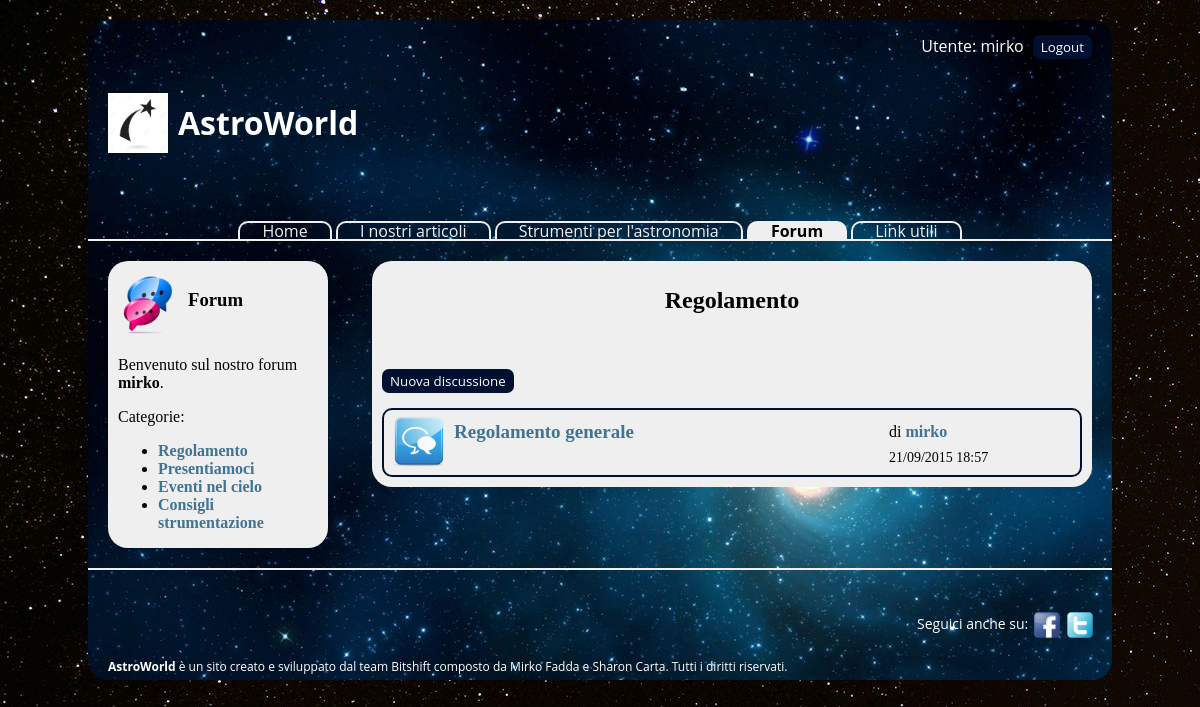
Screenshot of /index.php?page=forum&subpage=categoria&id=1 (signed in) with the database file from the repository.
### tables this page shows
CREATE TABLE IF NOT EXISTS `categorie` (
  `id` bigint(20) unsigned NOT NULL AUTO_INCREMENT,
  `nome` varchar(128) DEFAULT NULL,
  UNIQUE KEY `id` (`id`)
);

CREATE TABLE IF NOT EXISTS `discussioni` (
  `id` bigint(20) unsigned NOT NULL AUTO_INCREMENT,
  `data` datetime DEFAULT NULL,
  `titolo` varchar(128) DEFAULT NULL,
  `categoria_id` bigint(20) unsigned DEFAULT NULL,
  `creatore_id` bigint(20) unsigned DEFAULT NULL,
  UNIQUE KEY `id` (`id`),
  KEY `creatore_fk` (`creatore_id`),
  KEY `categoria_fk` (`categoria_id`)
);

CREATE TABLE IF NOT EXISTS `utenti` (
  `id` bigint(20) unsigned NOT NULL AUTO_INCREMENT,
  `username` varchar(128) DEFAULT NULL,
  `password` varchar(128) DEFAULT NULL,
  `eta` int(11) DEFAULT NULL,
  `sesso` varchar(128) DEFAULT NULL,
  `email` varchar(128) DEFAULT NULL,
  `citta` varchar(128) DEFAULT NULL,
  `ruolo` int(11) DEFAULT NULL,
  UNIQUE KEY `id` (`id`),
  UNIQUE KEY `id_2` (`id`)
);

### php/controller/ControllerForum.php (called while the page is built, shortened)
<?php
include_once("php/model/Categoria.php");
include_once("php/model/Discussione.php");
class ControllerForum extends ControllerBase{
    public function gestisciOperazioni(&$request){
        $vista = ImpostaPagina::creaIstanza();
        if(isset($request['subpage'])){
            switch($request['subpage']){
                case 'categoria':
                    if(isset($request['submit-newdisc'])){
                        $id_categoria = $request['idCategoria'];
                        $nome_categoria = $request['nomeCategoria'];
                        $this->mostraCreaDiscussione($vista);
                        $listaCategorie = $this->mostraForum($vista);
                    } else{
                        if(!isset($request['id'])){
                            include("php/view/contenutoNonTrovato.php");
                            exit();
                        } else{
                            $categoria = $this->mostraCategoria($vista, $request['id']);
                            $listaCategorie = $this->mostraForum($vista);
                        }
                    }
                    break;
            }
        }
        include ("php/view/master.php");
    }
	protected function mostraCategoria(ImpostaPagina $vista, $id){
	    $categoria = Categoria::caricaCategoria($id);
	    if($categoria)
            $categoria->setListaDiscussioni(Discussione::caricaElencoDiscussioni($id));
        return $categoria;
    }
    protected function mostraForum(ImpostaPagina $vista){
	    return Categoria::caricaElencoCategorie();
    }
}
?>

### php/model/Categoria.php (called while the page is built, shortened)
<?php
class Categoria{
    private $id;
    private $nome;
    private $listaDiscussioni;
    public function setId($id){
        if(filter_var($id, FILTER_VALIDATE_INT)){
            $this->id = $id;
        }
    }
    public function getId(){
        return $this->id;
    }
    public function setNome($nome){
        $this->nome = $nome;
    }
    public function getNome(){
        return $this->nome;
    }
    public function setListaDiscussioni($lista){
        $this->listaDiscussioni = $lista;
    }
    public function getListaDiscussioni(){
        return $this->listaDiscussioni;
    }
    public static function creaCategoriaDaArray($array){
        $categoria = new Categoria();
        if(isset($array['id'])){
            $categoria->setId($array['id']);
        }
        $categoria->setNome($array['nome']);
        return $categoria;
    }
    public static function caricaCategoria($id){
        $db = Database::caricaDatabase();
        $client = $db->connetti();
        $statement = $client->stmt_init();
        $query = "SELECT id, nome FROM categorie WHERE id = ?";
        $statement->prepare($query);
        if(!$statement->bind_param("i", $id)){
            error_log("[caricaCategoria] Errore nel binding dei parametri nella query");
            $client->close();
            return null;
        }
        if(!$statement->execute()){
            error_log("[caricaCategoria] Errore nell'esecuzione della query");
            $client->close();
            return null;
        }
        $risultato = array();
        if(!$statement->bind_result($risultato['id'], $risultato['nome'])){
            error_log("[caricaCategoria] Errore nel binding dei risultati");
            $client->close();
            return null;
        }
        if($statement->fetch()){
            $categoria = Categoria::creaCategoriaDaArray($risultato);
            return $categoria;
        } else{
            $statement->close();
            $client->close();
            return false;
        }
    }
    public static function caricaElencoCategorie(){
        $db = Database::caricaDatabase();
        $client = $db->connetti();
        $query = "SELECT id, nome FROM categorie";
        $risultato = $client->query($query);
        if($risultato->num_rows > 0){
            while($categoria = $risultato->fetch_array()){
                $listaCategorie[] = Categoria::creaCategoriaDaArray($categoria);
            }
            return $listaCategorie;
        } else{
            $client->close();
            return false;
        }
    }
}
?>

### php/model/Discussione.php (called while the page is built, shortened)
<?php
class Discussione{
    private $id;
	private $titolo;
	private $nome_utente;
	private $dataOra;
	public function setId($id){
	    if(filter_var($id, FILTER_VALIDATE_INT)){
            $this->id = $id;
        }
	}
	public function getId(){
	    return $this->id;
	}
	public function setNomeUtente($nome){
		$this->nome_utente = $nome;
	}
	public function getNomeUtente(){
		return $this->nome_utente;
	}
	public function setDataOra($dataOra){
		$this->dataOra = $dataOra;
	}
	public function getDataOra(){
		return $this->dataOra;
	}
	public function setTitolo($titolo){
		$this->titolo = $titolo;
	}
	public function getTitolo(){
		return $this->titolo;
	}
	public static function creaDiscussioneDaArray($array){
	    $discussione = new Discussione();
	    if(isset($array['id'])){
	        $discussione->setId($array['id']);
	    }
	    $discussione->setTitolo($array['titolo']);
	    $discussione->setNomeUtente($array['nome_utente']);
	    $discussione->setDataOra($array['data']);
	    return $discussione;
	}
	public static function caricaElencoDiscussioni($id){
        $db = Database::caricaDatabase();
        $client = $db->connetti();
        $statement = $client->stmt_init();
        $query = "SELECT discussioni.id, discussioni.titolo, DATE_FORMAT(discussioni.data, '%d/%m/%Y %H:%i') as data_it, utenti.username ";
        $query .= "FROM discussioni ";
        $query .= "JOIN utenti ON utenti.id = discussioni.creatore_id ";
        $query .= "JOIN categorie ON categorie.id = discussioni.categoria_id ";
        $query .= "WHERE categorie.id = ? ";
        $query .= "ORDER BY discussioni.data";
        $statement->prepare($query);
        $risultato = array();
        if(!$statement->bind_result($risultato['id'], $risultato['titolo'],  $risultato['data'], $risultato['nome_utente'])){
            error_log("[caricaElencoDiscussioni] Errore nel binding dei risultati");
            $client->close();
            return null;
        }
        if($statement->fetch()){
            do{
                $discussione = Discussione::creaDiscussioneDaArray($risultato);
                $listaDiscussioni[] = $discussione;
            } while($statement->fetch());
            return $listaDiscussioni;
        } else{
            $statement->close();
            $client->close();
            return false;
        }
	}
}
?>

### php/view/forum/categoria-content.php (the view, shortened to what this page needs)
<div id="titoloContent">
    <h1><?= $categoria->getNome() ?></h1>
</div>
<div class="form" id="newDisc">
    <?php
    if(($categoria->getNome() == 'Regolamento') && ($_SESSION['userRole'] == 2)){
        echo "";
    } else{
    ?>
    <form method="post" action="index.php?page=forum&subpage=categoria">
        <input class="button" id="nuovaDiscussione" name="submit-newdisc" type="submit" value="Nuova discussione"/>
    </form>
    <?php
    }
    ?>
</div>
<?php
    $discussioni = $categoria->getListaDiscussioni();
    if(!isset($discussioni)){
    ?>
        <p>
            <?= "Impossibile caricare la lista delle discussioni" ?>
        </p>
    <?php
    }
    else if($discussioni == false){
        ?>
        <p>
            <?= "Non sono presenti discussioni per questa categoria" ?>
        </p>
        <?php
        } else{
            ?>
            <div id="listaDiscussioni">
                <ul>
                <?php
                foreach($discussioni as $discussione){
                ?>
                    <div class="contenitoreVoce">
                        <li class="voceSingola">
                            <a href="index.php?page=forum&subpage=discussione&id=<?=$discussione->getId()?>">
                                <?=$discussione->getTitolo()?>
                            </a>
                        </li>
                        <p class="creatore"> di <span><?=$discussione->getNomeUtente()?></span></p>
                        <p class="dataOra"><span><?=$discussione->getDataOra()?></span></p>
                    </div>
                <?php
                }
                ?>
                </ul>
            </div>
        <?php
        }
        ?>

### php/view/forum/sidebar.php
<div class="titoloSidebar" id="forumSide">
    <h3> Forum </h3>
</div>
<p>
   	Benvenuto sul nostro forum
   	<?php
   	    if(isset($_SESSION['userLogged']))
   	        echo "<strong>".$_SESSION['userLogged']."</strong>";
   	?>.
</p>
<p>
    Categorie:
    <?php
    if(!isset($listaCategorie)){
    ?>
        <p>
            <?= "Impossibile caricare la lista delle categorie." ?>
        </p>
    <?php
    } else if($listaCategorie == false){
         ?>
              <p>
                  <?= "Non sono presenti categorie." ?>
              </p>
         <?php
         } else{
         ?>
   	        <ul id="categorieSidebar">
   	        <?php
   	        foreach($listaCategorie as $category){
   	            ?>
   	            <li><a href="index.php?page=forum&subpage=categoria&id=<?=$category->getId()?>">
   	                   <?=$category->getNome()?>
   	                </a>
   	            </li>
   	        <?php
   	        }
   	        ?>
   	        </ul>
   	     <?php
   	     }
   	     ?>
</p>

### css/astro.css (style rules this page uses)
body { background-image: url("../images/sky.jpg"); font-family: "Open Sans", Arial, sans-serif; }
div.titoloSidebar { position: relative; top: -5px; height: 60px; line-height: 50px; padding-left: 70px; color: black; }
div#forumSide { background-image: url("../images/forum.png"); background-repeat: no-repeat; background-size: 60px 60px; }
ul#categorieSidebar a:link { font-weight: bold; color: #417394; text-decoration: none; }
div#titoloContent { font-size: 12px; text-align: center; }
div#content p { text-align: justify; padding-top: 5px; }
div.form form { margin-top: 20px; }
.button { font-family: "Open Sans", Arial, sans-serif; color: white; border-style: solid; border-color: #001030; border-radius: 7px; background-color: #001030; width:auto; height: auto; margin: 5px; }
div.form#newDisc { margin-top: 50px; }
.button#nuovaDiscussione { margin-left: 0px; }
div#listaDiscussioni { position: relative; margin-top: 10px; border: 2px solid #001030; border-radius: 10px; padding-left: 5px; padding-right: 5px; }
div#listaDiscussioni ul { position: relative; margin: 0px; padding: 0px; }
div.contenitoreVoce { position: relative; border-bottom: 1px solid #001030; top: 1px; height: 64px; }
li.voceSingola { position: absolute; width: 450px; height: 54px; top: 0px; left: 0px; list-style-type: none; background-image: url("../images/discuss.png"); background-size: 60px 51px; background-repeat: no-repeat; background-position: left; padding-top: 8px; }
li.voceSingola a { position: absolute; top: 10px; left: 65px; font-size: 19px; color: #417394; }
li.voceSingola a:link { font-weight: bold; text-decoration: none; }
p.creatore { position: absolute; top: -9px; left: 500px; display: inline; }
p.creatore span { font-weight: bold; color: #417394; }
p.dataOra { position: absolute; top: 16px; left: 500px; }
p.dataOra span { font-size: 14px; }

### rows the page displays
categorie: nome "Regolamento"
categorie: nome "Presentiamoci"
categorie: nome "Eventi nel cielo"
categorie: nome "Consigli strumentazione"
discussioni: titolo "Regolamento generale", creatore.username "mirko", DataOra "21/09/2015 18:57"

### other values shown
$_SESSION['userLogged'] "mirko"
